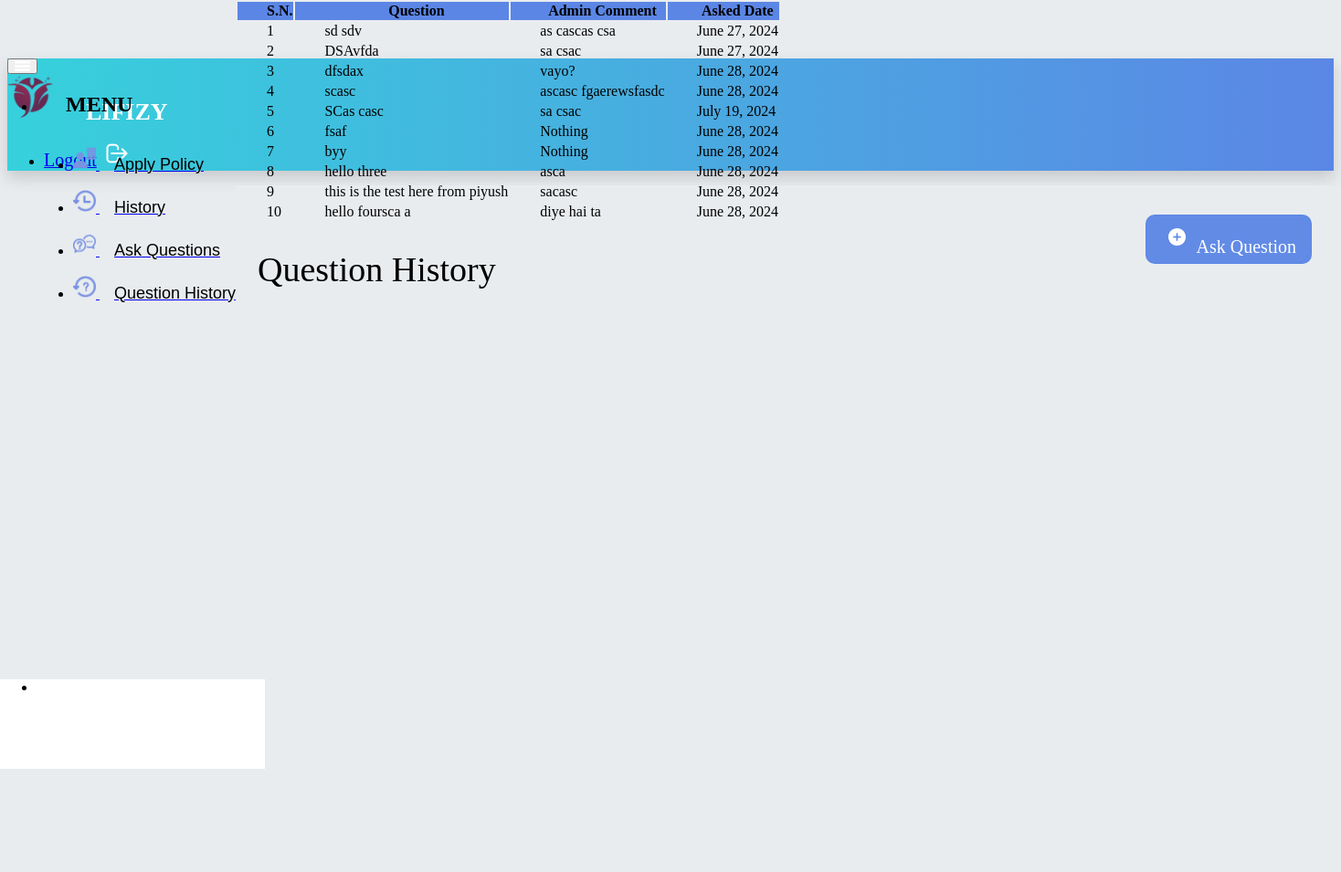
Page /customer/question-history (signed in) on the committed database.
### insurance/models.py (models this page shows, shortened)
class Question(models.Model):
    customer = models.ForeignKey(Customer, on_delete=models.CASCADE)
    description = models.CharField(max_length=500)
    admin_comment = models.CharField(max_length=200, default='Nothing')
    asked_date = models.DateField(auto_now=True)
    replied = models.BooleanField(default=False)

### customer/views.py (the view)
# urls.py: path('question-history', views.question_history_view, name='question-history'),
def question_history_view(request):
    customer = models.Customer.objects.get(user_id=request.user.id)
    questions = CMODEL.Question.objects.all().filter(customer=customer)
    return render(request, 'customer/question_history.html', {'questions': questions, 'customer': customer})

### templates/customer/question_history.html (shortened to what this page needs)
{% extends 'customer/customerbase.html' %}
{% load static %}
{% block content %}
    <div class="wrapper">
        <div class="heading-section">
            <p class="mb-0 text-dark heading-text">Question History</p>
            <a href="/customer/ask-question" class="add-style">
                <div class="heading-button d-flex justify-content-center align-items-center">
                    <img src="{% static "image/addicon.png" %}" alt="Actions" class="img-section actions-icon
            dropdown-toggle">
                    Ask Question
                </div>
            </a>
        </div>
        <div class="card shadow border-0 mb-7 m-4 main-card">
            <div class="scrollable">
                <div class="table-responsive">
                    <table class="table table-hover table-nowrap table-striped position-relative">
                        <thead class="main-header" style="position: sticky; top: 0; z-index: 1000">
                        <tr>
                            <th scope="col" class="text-white pl-6">S.N.</th>
                            <th scope="col" class="text-white pl-6">Question</th>
                            <th scope="col" class="text-white">Admin Comment</th>
                            <th scope="col" class="text-white">Asked Date</th>
                        </tr>
                        </thead>
                        <tbody>
                        {% for t in questions %}
                            <tr>
                                <td> {{ forloop.counter }}</td>
                                <td> {{ t.description }}</td>
                                <td>{{ t.admin_comment }}</td>
                                <td>{{ t.asked_date }}</td>
                            </tr>
                        {% endfor %}
                        </tbody>
                    </table>
                </div>
            </div>
        </div>
    </div>
{% endblock %}

### templates/customer/customerbase.html (style rules this page uses)
html { position: relative; min-height: 100%; background-color: #e9ecef; }
body { overflow-x: hidden; }
body.fixed-nav { padding-top: 56px; }

### templates/customer/question_history.html (style rules this page uses)
.table-responsive { overflow: visible !important; }
.main-header { background: rgba(91, 134, 229, 1); }
.img-section { padding: 8px; }
.table th { padding-left: 2rem; }
.table td { padding-left: 2rem; }
.heading-text { font-size: 38px; }
.heading-button { border-radius: 10px; font-size: 20px; border: 1px solid rgba(91, 134, 229, 0.95); background-color: rgba(91, 134, 229, 0.95); color: white; padding: 6px 16px; cursor: pointer; }
.heading-section { display: flex; margin: 2rem 1.5rem 0.5rem; justify-content: space-between; }
.add-style { text-decoration: none !important; color: white !important; }
.main-card { flex-grow: 1; }
.wrapper { display: flex; flex-direction: column; height: 100%; width: 100%; }
.scrollable { position: absolute; top: 0; width: 100%; height: 100%; overflow: auto; }

### rows in the picture
Question: description "sd sdv", admin_comment "as cascas csa", asked_date "June 27, 2024"
Question: description "DSAvfda", admin_comment "sa csac", asked_date "June 27, 2024"
Question: description "dfsdax", admin_comment "vayo?", asked_date "June 28, 2024"
Question: description "scasc", admin_comment "ascasc fgaerewsfasdc", asked_date "June 28, 2024"
Question: description "SCas casc", admin_comment "sa csac", asked_date "July 19, 2024"
Question: description "fsaf", admin_comment "Nothing", asked_date "June 28, 2024"
Question: description "byy", admin_comment "Nothing", asked_date "June 28, 2024"
Question: description "hello three", admin_comment "asca", asked_date "June 28, 2024"
Question: description "this is the test here from piyush", admin_comment "sacasc", asked_date "June 28, 2024"
Question: description "hello foursca a", admin_comment "diye hai ta", asked_date "June 28, 2024"
